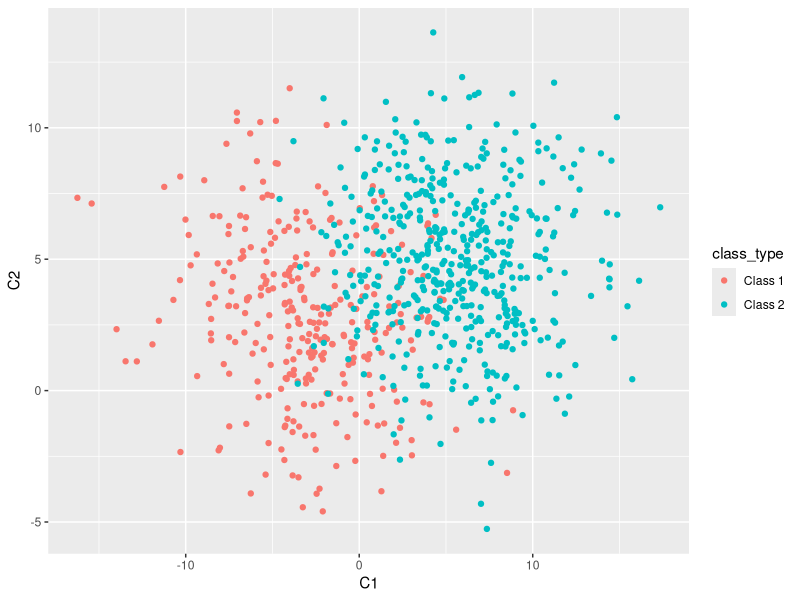
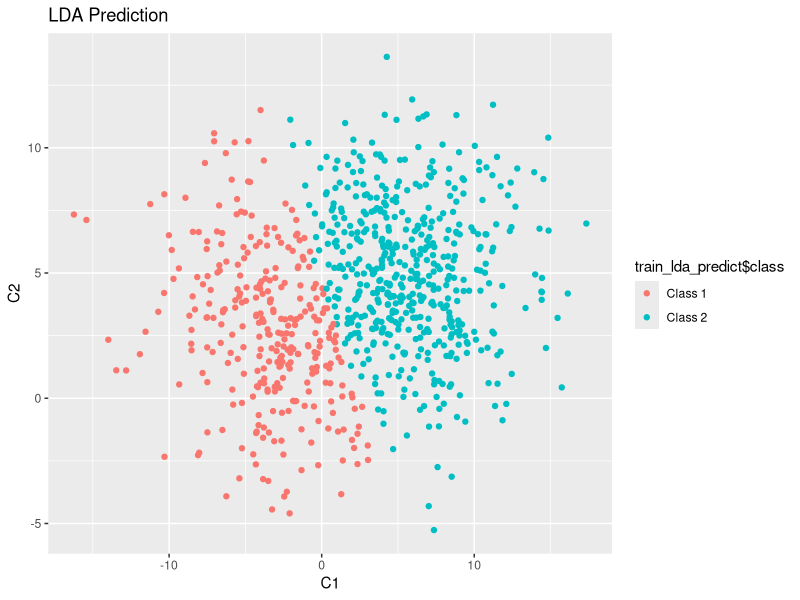
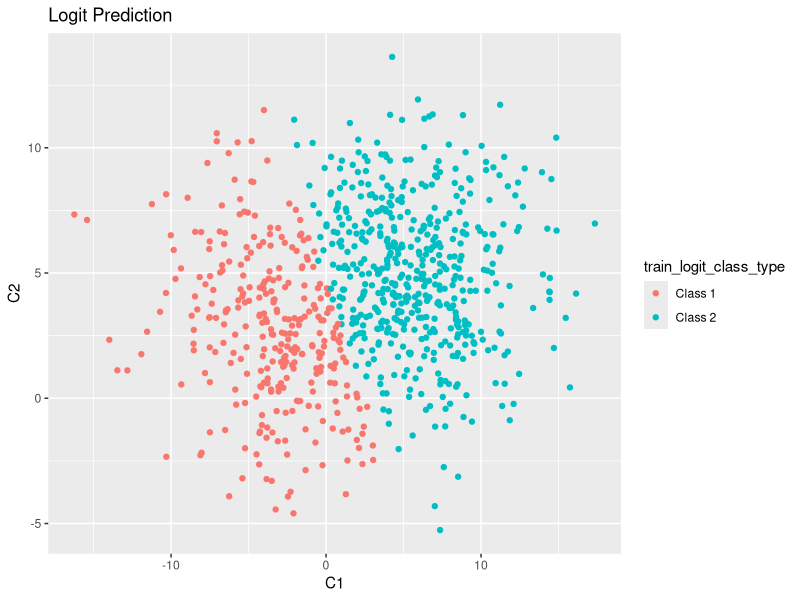
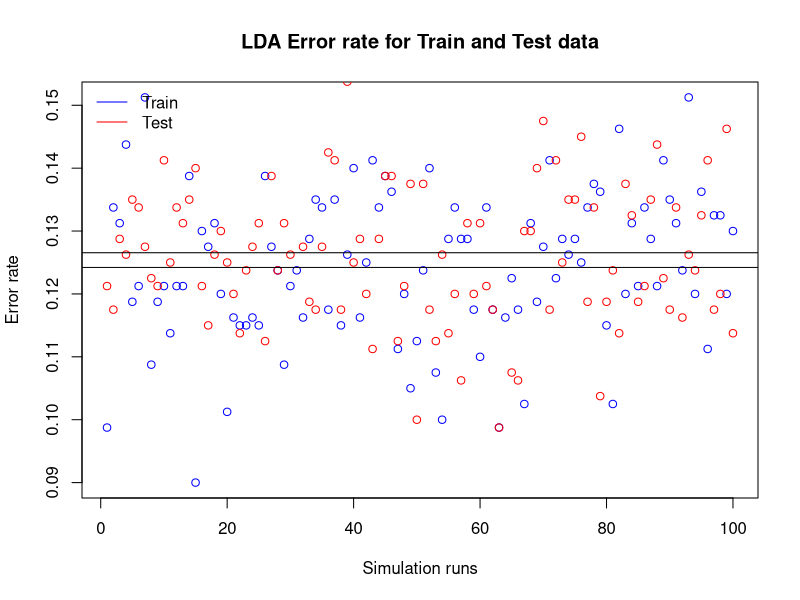
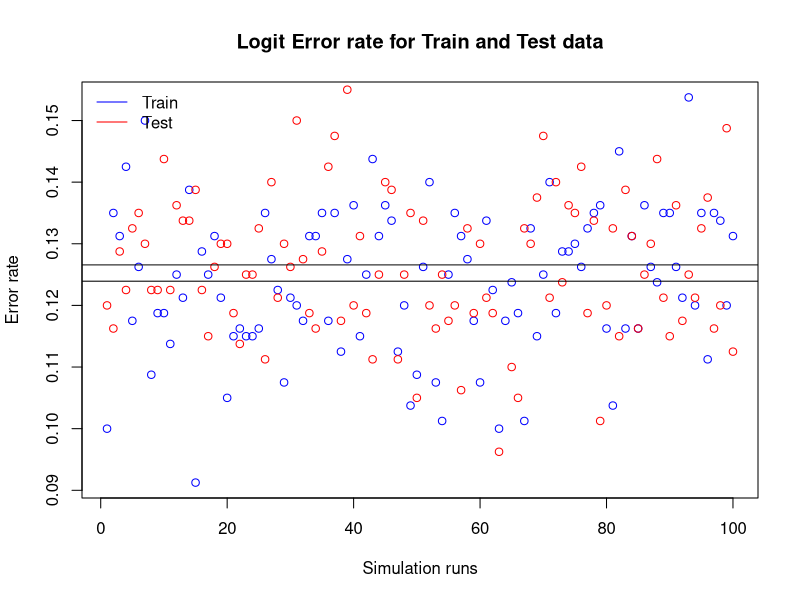
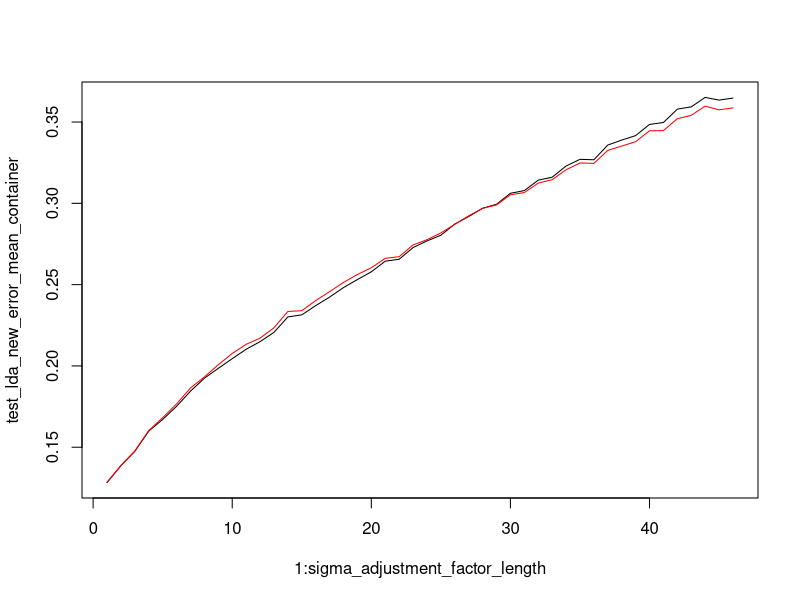

Reproduce these figures in R, in order.
# 1. Exercise
# 1.1 Load packages
library("mvtnorm")
library("MASS")
library("ggplot2")

set.seed(555)

# CONSTANTS
class1_name <- "Class 1"
class2_name <- "Class 2"
class1_mu <- c(-3, 3)
class2_mu <- c(5, 5)
class1_n <- 300
class2_n <- 500
sigma_cap <- rbind(c(16, -2), c(-2, 9))

generate_data_lda <- function(class1_n, class2_n, class1_mu, class2_mu, class1_sigma_cap = sigma_cap, class2_sigma_cap = sigma_cap) {
    class_type <- factor(c(rep(class1_name, class1_n), rep(class2_name, class2_n)))

    class1_x <- mvrnorm(class1_n, class1_mu, class1_sigma_cap) # nolint
    class2_x <- mvrnorm(class2_n, class2_mu, class2_sigma_cap) # nolint
    together <- rbind(class1_x, class2_x)

    data <- data.frame(class_type, "C1" = together[, 1], "C2" = together[, 2])

    return(data)
}

train_data <- generate_data_lda(class1_n, class2_n, class1_mu, class2_mu)

plot1 <- ggplot(train_data, aes(C1, C2, color = class_type)) +
    geom_point()

plot1

# 1. b) LDA
train_lda <- lda(class_type ~ C1 + C2, data = train_data)

# Why do we use train_data, e.g. original again?
train_lda_predict <- predict(train_lda, newdata = train_data)
head(train_lda_predict$class, 10)
head(train_lda_predict$posterior, 10)
head(train_lda_predict$x, 10)

plot2 <- ggplot(train_data, aes(C1, C2, color = train_lda_predict$class)) +
    geom_point() +
    ggtitle("LDA Prediction")
plot2

# Logistic regression
get_class_logit <- function(prediction, class1_name, class2_name) {
    factor(ifelse(prediction > 0.5, class2_name, class1_name))
}

train_logit <- glm(class_type ~ C1 + C2, data = train_data, family = "binomial")
train_logit_predict <- predict(train_logit, newdata = train_data, type = "response")
train_logit_class_type <- get_class_logit(train_logit_predict, class1_name, class2_name)

plot3 <- ggplot(train_data, aes(C1, C2, color = train_logit_class_type)) +
    geom_point() +
    ggtitle("Logit Prediction")
plot3

# 1.c
get_average_prediction_error <- function(actual, predicted) {
    mean(actual != predicted)
}

train_lda_error <- get_average_prediction_error(train_data$class_type, train_lda_predict$class)
train_logit_error <- get_average_prediction_error(train_data$class, train_logit_class_type)

# Generate test data, predict and calculate error
test_data <- generate_data_lda(class1_n, class2_n, class1_mu, class2_mu)

test_lda_predict <- predict(train_lda, newdata = test_data)
test_logit_predict <- predict(train_logit, newdata = test_data, type = "response")
test_logit_predict_class_type <- get_class_logit(test_logit_predict, class1_name, class2_name)

test_lda_error <- get_average_prediction_error(test_data$class_type, test_lda_predict$class)
test_logit_error <- get_average_prediction_error(test_data$class_type, test_logit_predict_class_type)

# 1.d) What other performance dimension could you analyze?

# 2.a) Simulation study
simulation_runs <- 100
train_lda_error_container <- rep(NA, simulation_runs)
train_logit_error_container <- rep(NA, simulation_runs)
test_lda_error_container <- rep(NA, simulation_runs)
test_logit_error_container <- rep(NA, simulation_runs)

for (i in 1:simulation_runs) {
    train_data <- generate_data_lda(class1_n, class2_n, class1_mu, class2_mu)
    test_data <- generate_data_lda(class1_n, class2_n, class1_mu, class2_mu)

    # Estimate lda + logit for train data
    train_lda <- lda(class_type ~ C1 + C2, data = train_data)
    train_lda_predict <- predict(train_lda, newdata = train_data)

    train_logit <- glm(class_type ~ C1 + C2, data = train_data, family = "binomial")
    train_logit_predict <- predict(train_logit, newdata = train_data, type = "response")
    train_logit_predict_class_type <- get_class_logit(train_logit_predict, class1_name, class2_name)

    # Calculate errors
    train_lda_error_container[i] <- get_average_prediction_error(train_data$class_type, train_lda_predict$class)
    train_logit_error_container[i] <- get_average_prediction_error(train_data$class_type, train_logit_predict_class_type)

    # Estimate lda + logit for test data
    test_lda_predict <- predict(train_lda, newdata = test_data)
    test_logit_predict <- predict(train_logit, newdata = test_data, type = "response")
    test_logit_predict_class_type <- get_class_logit(test_logit_predict, class1_name, class2_name)

    # Calculate errors
    test_lda_error_container[i] <- get_average_prediction_error(test_data$class_type, test_lda_predict$class)
    test_logit_error_container[i] <- get_average_prediction_error(test_data$class_type, test_logit_predict_class_type)
}

# Plot LDA errors
plot(
    1:simulation_runs,
    train_lda_error_container,
    xlab = "Simulation runs",
    ylab = "Error rate",
    main = "LDA Error rate for Train and Test data",
    col = "blue",
    pch = 21
)
points(test_lda_error_container, col = "red")
abline(h = mean(train_lda_error_container))
abline(h = mean(test_lda_error_container))
legend(
    x = "topleft",
    bty = "n",
    legend = c("Train", "Test"), lty = c(1, 1), col = c("blue", "red")
)


# Plot Logit errors
plot(
    1:simulation_runs,
    train_logit_error_container,
    xlab = "Simulation runs",
    ylab = "Error rate",
    main = "Logit Error rate for Train and Test data",
    col = "blue",
    pch = 21
)
points(test_logit_error_container, col = "red")
abline(h = mean(train_logit_error_container))
abline(h = mean(test_logit_error_container))
legend(
    x = "topleft",
    bty = "n",
    legend = c("Train", "Test"), lty = c(1, 1), col = c("blue", "red")
)

# 2.b) Attempt to worsen the relative performance of LDA by allowing the covariance matrices to differ
sigma_adjustment_factor <- seq(1, 10, by = 0.2)
sigma_adjustment_factor_length <- length(sigma_adjustment_factor)
# error_length <- sigma_adjustment_factor_length * simulation_runs

test_lda_new_error_container <- rep(NA, simulation_runs)
test_logit_new_error_container <- rep(NA, simulation_runs)
test_lda_new_error_mean_container <- rep(NA, sigma_adjustment_factor_length)
test_logit_new_error_mean_container <- rep(NA, sigma_adjustment_factor_length)

for (i in 1:sigma_adjustment_factor_length) {
    # Compute new sigma matrix, adjusted by the current adjustment factor
    sigma_adjusted_class_2 <- sigma_cap * sigma_adjustment_factor[i]

    for (j in 1:simulation_runs) {
        train_data <- generate_data_lda(
            class1_n,
            class2_n,
            class1_mu,
            class2_mu,
            class1_sigma_cap = sigma_cap,
            class2_sigma_cap = sigma_adjusted_class_2
        )

        test_data <- generate_data_lda(
            class1_n,
            class2_n,
            class1_mu,
            class2_mu,
            class1_sigma_cap = sigma_cap,
            class2_sigma_cap = sigma_adjusted_class_2
        )

        train_lda <- lda(class_type ~ C1 + C2, data = train_data)
        train_logit <- glm(class_type ~ C1 + C2, data = train_data, family = "binomial")

        test_lda_predict <- predict(train_lda, newdata = test_data)
        test_logit_predict <- predict(train_logit, newdata = test_data, type = "response")
        test_logit_predict_class_type <- get_class_logit(test_logit_predict, class1_name, class2_name)

        test_lda_new_error_container[j] <- get_average_prediction_error(train_data$class_type, test_lda_predict$class)
        test_logit_new_error_container[j] <- get_average_prediction_error(train_data$class_type, test_logit_predict_class_type)
    }

    test_lda_new_error_mean_container[i] <- mean(test_lda_new_error_container)
    test_logit_new_error_mean_container[i] <- mean(test_logit_new_error_container)
}

plot(1:sigma_adjustment_factor_length, test_lda_new_error_mean_container, type = "l")
lines(test_logit_new_error_mean_container, col = "red")
